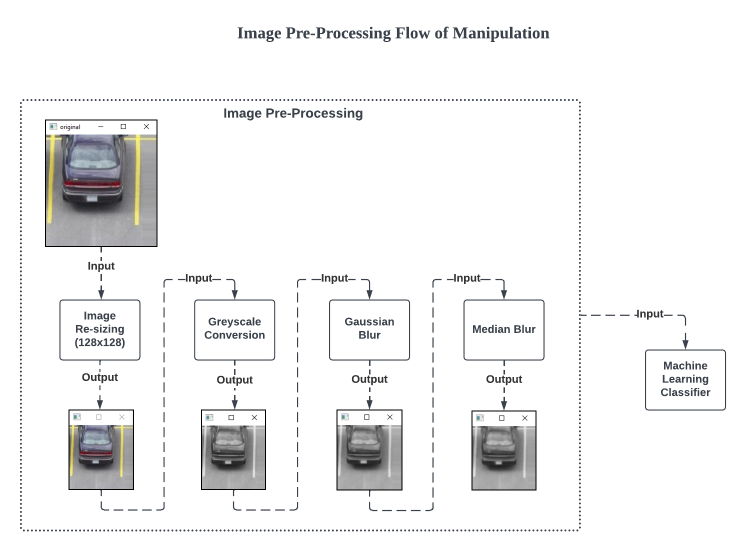
#> input picture High-Level View of Pipeline/Image Pre-processing Flow of Operations (3).png, 1491 x 1103 px (shown at 1/2 size)
$ python -i ImagePreprocessor.py   (imports and definitions only)
#> lines starting #> are read from the running program, lines starting #| are printed output that depends on the picture
import cv2


class ImagePreProcessing():

    def full_preprocess(self, image, kernel=(3, 3), ksize=5):
        grey = self.convert_to_grey(image)
        gaus_blur = self.gaussian_blur(grey, kernel)
        median_blur = self.median_blur(gaus_blur, ksize)
        return median_blur

    def resize(self, image, size=(128, 128)):
        return cv2.resize(image, size)

    def convert_to_grey(self, image):
        return cv2.cvtColor(image, cv2.COLOR_BGR2GRAY)

    def gaussian_blur(self, image, kernel=(3, 3)):
        return cv2.GaussianBlur(image, kernel, sigmaX=0)

    def median_blur(self, image, ksize=3):
        return cv2.medianBlur(image, ksize=ksize)

    def adaptive_thresh(self,
                        image,
                        maxValue=255,
                        method=cv2.ADAPTIVE_THRESH_GAUSSIAN_C,
                        threshType=cv2.THRESH_BINARY_INV,
                        blocksize=13,
                        C=3):
        """
        Did not perform well, adjustments could possibly be made to reduce the noise in the images.
        """
        return cv2.adaptiveThreshold(
            image, maxValue, method, threshType, blocksize, C)

>>> import cv2
>>> picture = cv2.imread('../High-Level View of Pipeline/Image Pre-processing Flow of Operations (3).png')
#> picture is the input picture: shape (1103, 1491, 3); mean B, G, R 241.8, 241.7, 241.6
>>> result = ImagePreProcessing().full_preprocess(picture)
#> in median_blur, `return cv2.medianBlur(image, ksize=ksize)`:
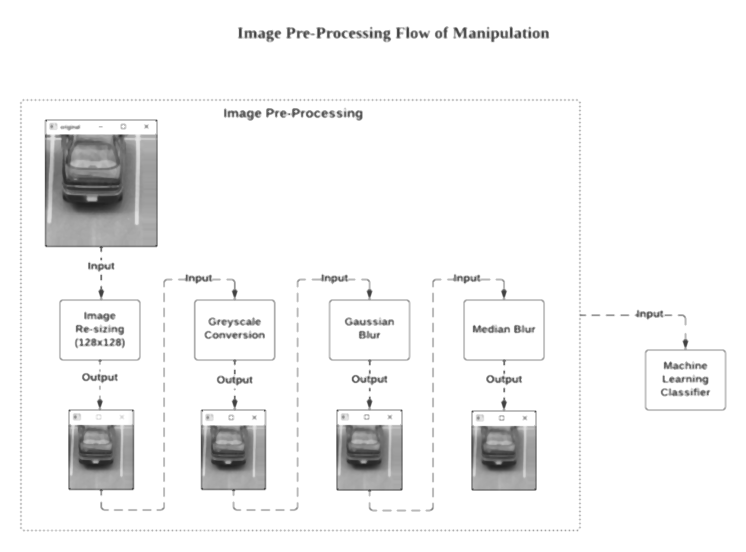
#> returned value: shape (1103, 1491) (shown at 1/2 size); min 31, max 255, mean 243.1

$ run again, on High-Level View of Pipeline/Machine Learning Pipeline.png
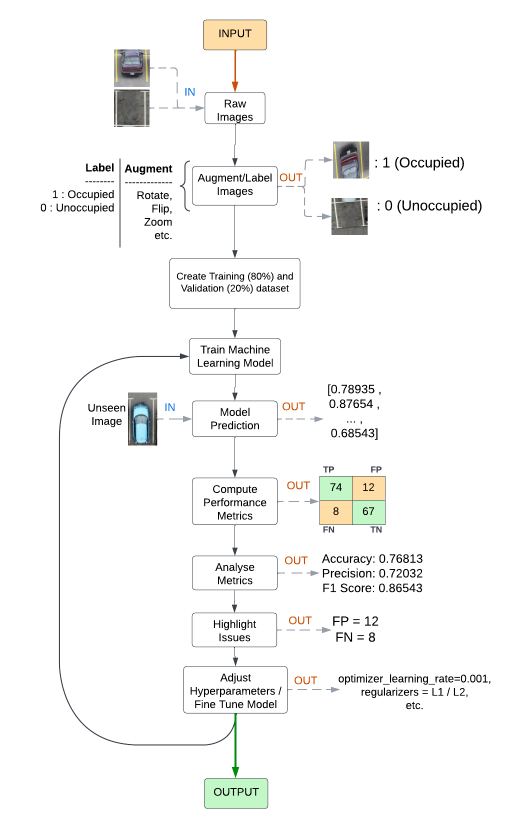
#> input picture High-Level View of Pipeline/Machine Learning Pipeline.png, 1020 x 1657 px (shown at 1/2 size)
#> picture is the input picture: shape (1657, 1020, 3); mean B, G, R 246, 246.8, 246.6
#> in median_blur, `return cv2.medianBlur(image, ksize=ksize)`:
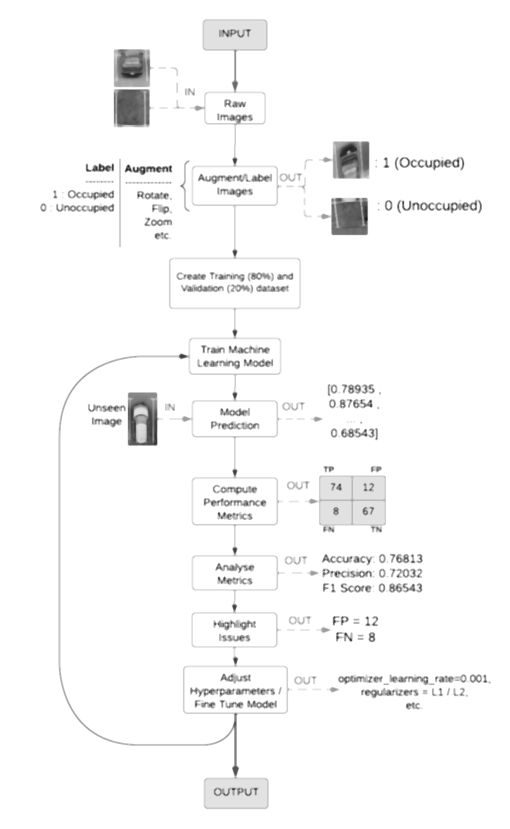
#> returned value: shape (1657, 1020) (shown at 1/2 size); min 17, max 255, mean 248
